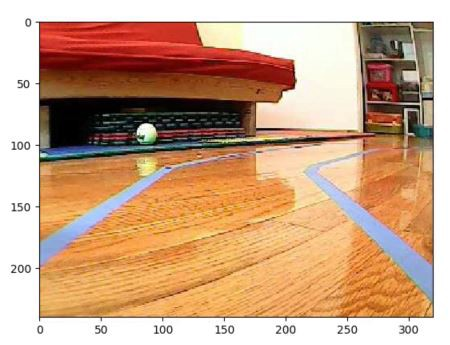
#> input picture src/test/2.jpg, 450 x 345 px
$ python ex1.py
#> lines starting #> are read from the running program, lines starting #| are printed output that depends on the picture
import cv2
import numpy as np
import matplotlib.pylab as plt

#Theory image like a vectors
#Image of three channels BGR.

img = np.zeros((3,3), dtype=np.uint8)
img = cv2.cvtColor(img, cv2.COLOR_GRAY2BGR)

#Open image and convert to grayscale.
grayImage = cv2.imread('2.jpg', cv2.IMREAD_LOAD_GDAL)
#> grayImage is the input picture: shape (345, 450, 3); mean B, G, R 132.5, 163, 202.7
cv2.imwrite('Depth.png', grayImage)


print(img.shape)
plt.imshow(img)
#plt.imshow(hsv)
plt.show()
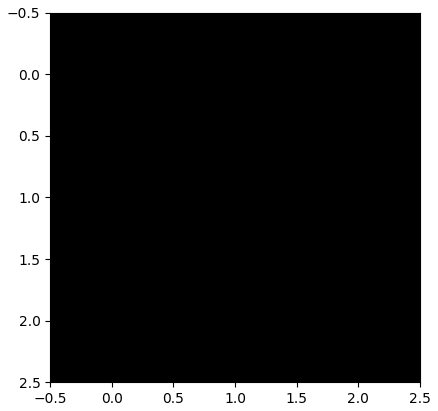
#> figure drawn by matplotlib, 1 panel
